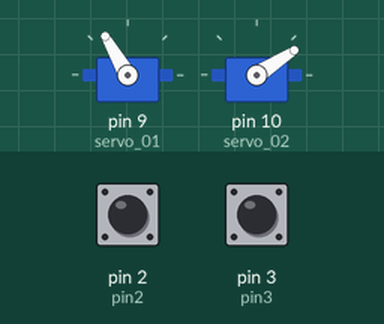
The sketch below on a simulated Arduino Uno, built with avr-gcc and run on an emulated ATmega328P. On the bench: 2 × servo. The inputs (shaded band) are chosen by the test bench; at power-on: pin 2 (pin2) HIGH, pin 3 (pin3) HIGH. What the sketch prints to the serial monitor is not drawn.

Above: at 0.05 s.
At 1.35 s:
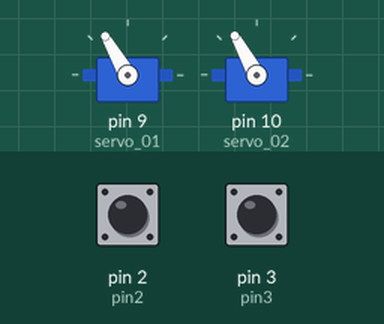
At 2.65 s:
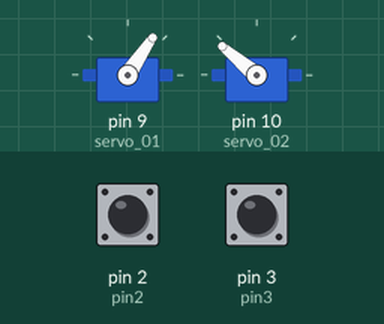
At 5.3 s:
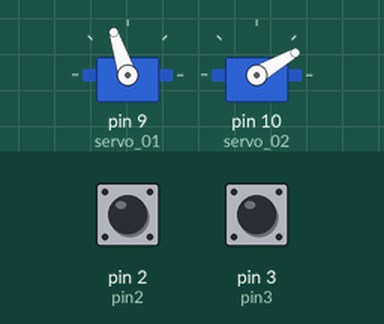
Timing chart, 0 to 7.8 s (numbered marks = the images above):
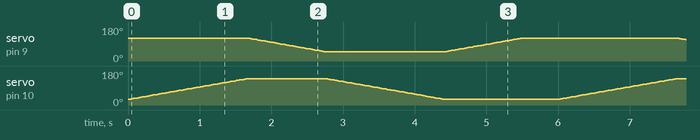

The sketch:

servo_encoder_test_02.ino
```cpp
/* Servo Rotary Encoder Test_code
Purpose: Control Two Servos and read out two Optical Rotary Encoders
Author: Roboball 11/2018
*/
#include <Servo.h>

// init rotary encoders
static int pin2 = 2;
static int pin3 = 3;
volatile int last_encoded = 0;
volatile long encoder_value = 0;
int last_MSB = 0;
int last_LSB = 0;
volatile int MSB = LOW;
volatile int LSB = LOW;
volatile int encoded;
volatile int sum;
volatile long pos_value = 0;
volatile long neg_value = 0;

// init servos
Servo arm_down;
Servo arm_up;
// init constants
static int servo_01 = 9;
static int servo_02 = 10;
volatile int pos_up = 120;  // initial position servo 01
volatile int pos_down = 0;  // initial position servo 02

// manually adjust servo boundaries
static int low_bnd_01 = 50; // lower boundary, servo 01
static int up_bnd_01 = 120; // upper boundary, servo 01
static int low_bnd_02 = 30; // lower boundary, servo 02
static int up_bnd_02 = 140; // upper boundary, servo 02

void setup() {
  Serial.begin(9600); // start the serial monitor link
  // setup rotary encoders
  pinMode(pin2, INPUT_PULLUP); // pulled HIGH to the logic voltage (5V or 3.3V for most cases)
  pinMode(pin3, INPUT_PULLUP); // pulled HIGH to the logic voltage (5V or 3.3V for most cases)
  attachInterrupt(digitalPinToInterrupt(pin2), isr_update, CHANGE);
  attachInterrupt(digitalPinToInterrupt(pin3), isr_update, CHANGE);
  // setup servos
  arm_up.attach(servo_01);
  arm_down.attach(servo_02);
  arm_up.write(pos_up); // go to init position
}

void loop() {

  for (pos_down = low_bnd_02; pos_down <= up_bnd_02; pos_down += 1) { // goes from 0 degrees to 180 degrees
       arm_down.write(pos_down);              // tell servo to go to position in variable 'pos'
       delay(15);                       // waits 15ms for the servo to reach the position
  }
  for (pos_up = up_bnd_01; pos_up >= low_bnd_01; pos_up -= 1) { // goes from 180 degrees to 0 degrees
       arm_up.write(pos_up);              // tell servo to go to position in variable 'pos'
       delay(15);                       // waits 15ms for the servo to reach the position
  }
  for (pos_down = up_bnd_02; pos_down >=low_bnd_02; pos_down -= 1) { // goes from 180 degrees to 0 degrees
       arm_down.write(pos_down);              // tell servo to go to position in variable 'pos'
       delay(15);                       // waits 15ms for the servo to reach the position
  }
  for (pos_up = low_bnd_01; pos_up <= up_bnd_01; pos_up += 1) { // goes from 180 degrees to 0 degrees
       arm_up.write(pos_up);              // tell servo to go to position in variable 'pos'
       delay(15);                       // waits 15ms for the servo to reach the position
  }
  // print out reward info
  Serial.print("Total: ");
  Serial.print(encoder_value);
  Serial.print(", Negative Reward: ");
  Serial.print(neg_value);
  Serial.print(", Positive Reward: ");
  Serial.println(pos_value);
  pos_value = 0;
  neg_value = 0;
  delay(500); //just for observation
}

void isr_update(){
  MSB = digitalRead(pin2); //MSB = most significant bit
  LSB = digitalRead(pin3); //LSB = least significant bit

  encoded = (MSB << 1) |LSB; //converting the 2 pin value to single number
  sum  = (last_encoded << 2) | encoded; //adding it to the previous encoded value

  if(sum == 0b1101 || sum == 0b0100 || sum == 0b0010 || sum == 0b1011){
    encoder_value ++;
    pos_value ++;
  }
  if(sum == 0b1110 || sum == 0b0111 || sum == 0b0001 || sum == 0b1000){
    encoder_value --;
    neg_value --;
  }
  last_encoded = encoded; //store this value for next time
}
```
